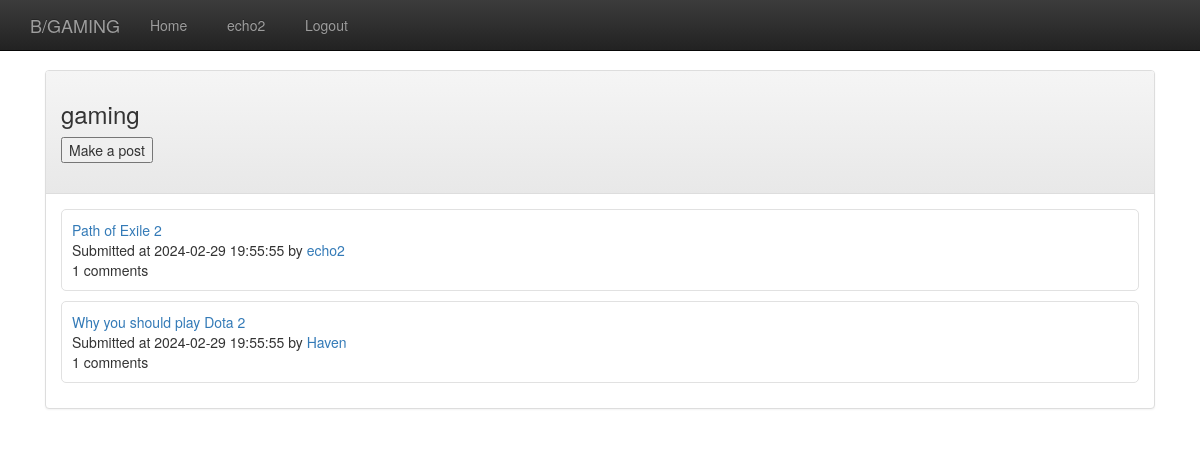
Screenshot of /index.php?pageID=b/gaming (signed in) with the database file from the repository.
### tables this page shows
CREATE TABLE IF NOT EXISTS `user` (
  `Id` int(10) unsigned NOT NULL AUTO_INCREMENT,
  `Username` varchar(45) NOT NULL,
  `Email` varchar(45) NOT NULL,
  `Password` varchar(45) NOT NULL,
  `TimeCreated` datetime NOT NULL DEFAULT current_timestamp(),
  PRIMARY KEY (`Id`),
  UNIQUE KEY `Username_UNIQUE` (`Username`)
);

CREATE TABLE IF NOT EXISTS `board` (
  `Id` int(11) unsigned NOT NULL AUTO_INCREMENT,
  `Name` varchar(45) NOT NULL,
  `Founder` int(10) unsigned NOT NULL,
  `TimeCreated` datetime NOT NULL DEFAULT current_timestamp(),
  `Rules` text DEFAULT NULL,
  PRIMARY KEY (`Id`),
  UNIQUE KEY `unique_name` (`Name`),
  KEY `board_user_FK` (`Founder`),
  CONSTRAINT `board_user_FK` FOREIGN KEY (`Founder`) REFERENCES `user` (`Id`)
);

### models/panelContent/member/MemberBoard.php (called while the page is built, shortened)
<?php
class MemberBoard extends PanelModel
{
    function __construct($user, $db, $postArray, $pageTitle, $pageHead, $pageID)
    {
        parent::__construct($user, $db, $postArray, $pageTitle, $pageHead, $pageID);
    }
    public function setPanelHead_1()
    {
        $board_name = explode('/', $this->pageID)[1];
        $bt = new BoardTable($this->db);
        $board_id = $bt->get_id_by_name($board_name);
        $board = $bt->get_by_id($board_id);
        $this->panelHead_1 = htmlGen\board\header($board,$this->user);
    }
    public function setPanelContent_1()
    {
        $board_name = explode('/', $this->pageID)[1];
        $bt = new BoardTable($this->db);
        $pt = new PostTable($this->db);
        $board_id = $bt->get_id_by_name($board_name);
        $posts = $pt->get_by_board($board_id);
        if ($posts) $this->panelContent_1 = htmlGen\board\post_list($posts,$this->user);
    }
}

### classlib/baseClasses/PanelModel.php (called while the page is built, shortened)
<?php
abstract class PanelModel implements PanelModelInterface {
    function __construct($user,$db,$postArray,$pageTitle,$pageHead,$pageID) {
        $this->setPanelHead_1();
        $this->setPanelContent_1();
    }
}

### classlib/baseClasses/Controller.php (called while the page is built, shortened)
<?php
abstract class Controller implements ControllerInterface{
    public function run() {
        $this->updateView();
    }
}

### classlib/system/Board.php (called while the page is built, shortened)
<?php
class Board {
    private $name;
    public function name() { return $this->name; }
    public function __construct($row) {
        $this->name = $row['name'];
    }
}

### classlib/baseClasses/TableEntity.php (called while the page is built, shortened)
<?php
class TableEntity {
    function __construct ($databaseConnection,$tableName){
        $this->db=$databaseConnection;
    }
}

### classlib/entities/BoardTable.php (called while the page is built, shortened)
<?php
class BoardTable extends TableEntity {
    public function get_by_id($board_id) {
        $this->SQL = "
            SELECT
                b.Id as 'id',
                b.Name as 'name',
                u.Id as 'founder_id',
                u.Username as 'founder_name',
                b.TimeCreated as 'time_created',
                b.Rules as 'rules'
            FROM
                board b
                INNER JOIN
                user u ON b.Founder = u.Id
            WHERE b.Id = $board_id
        ";
        try { $rs = $this->db->query($this->SQL); }
        catch (mysqli_sql_exception $e) {
            $this->MySQLiErrorNr=$e->getCode();
            $this->MySQLiErrorMsg=$e->getMessage();
            return false;
        }
        if ($rs) {
            return new Board($rs->fetch_assoc());
        }
        else return false;
    }
    public function get_id_by_name($board_name) {
        $this->SQL = "
            SELECT b.Id
            FROM board b
            WHERE b.Name='$board_name'
        ";
        try { $rs = $this->db->query($this->SQL); }
        catch (mysqli_sql_exception $e) {
            $this->MySQLiErrorNr=$e->getCode();
            $this->MySQLiErrorMsg=$e->getMessage();
            return false;
        }
        if ($row = $rs->fetch_assoc()) {
            return $row['Id'];
        }
        else return false;
    }
}

### classlib/system/User.php (called while the page is built, shortened)
<?php
class User {
    protected $session;
    protected $username;
    public function username() { return $this->username; }
    public function is_logged_in() { return $this->session->is_logged_in(); }
    function __construct($session, $database, $encrypt_pw) {
        $this->session = $session;
        $this->username = $session->user_username();
    }
}

### classlib/system/Session.php (called while the page is built, shortened)
<?php
class Session {
    private $is_logged_in;
    public function is_logged_in() { return $this->is_logged_in; }
    private $user_username;
    public function user_username() { return $this->user_username; }
    public function __construct(){
        if (isset($_SESSION['is_logged_in'])) {
            $this->is_logged_in = $_SESSION['is_logged_in'];
        }
        else {
            $_SESSION['is_logged_in'] = FALSE;
            $this->is_logged_in = FALSE;
            $this->login_timestamp = null;
            $_SESSION['login_timestamp'] = $this->login_timestamp;
        }
        if (isset($_SESSION['user_username'])) {
            $this->user_username = $_SESSION['user_username'];
        }
        else {
            $_SESSION['user_username'] = NULL;
            $this->user_username = NULL;
        }
    }
}

### classlib/entities/PostTable.php (called while the page is built, shortened)
<?php
class PostTable extends TableEntity {
    public function get_by_board($board_id) {
        $this->SQL = "
            SELECT
                p.Id as 'id',
                b.Id as 'board_id',
                b.Name as 'board_name',
                u.Id as 'author_id',
                u.Username as 'author_name',
                p.TimeCreated as 'time_created',
                p.Title as 'title',
                p.Content as 'content',
                p.Pinned as 'pinned',
                c.CommentCount AS 'comment_count'
            FROM
                visible_post p
                INNER JOIN
                user u ON p.Author = u.Id
                INNER JOIN
                board b ON p.Board = b.Id
                LEFT JOIN (
                    SELECT `Post`, COUNT(Id) AS `CommentCount`
                    FROM submission
                    WHERE `Type` = 1
                    GROUP BY post
                ) c ON p.Id = c.Post
            WHERE b.Id = $board_id
            ORDER BY p.TimeCreated DESC
        ";
        try { $rs = $this->db->query($this->SQL); }
        catch (mysqli_sql_exception $e) {
            $this->MySQLiErrorNr=$e->getCode();
            $this->MySQLiErrorMsg=$e->getMessage();
            echo $this->MySQLiErrorNr;
            echo $this->MySQLiErrorMsg;
            return false;
        }
        if ($rs) {
            $posts = [];
            while($row = $rs->fetch_assoc()) {
                $posts[] = new Post($row);
            }
            return $posts;
        }
        else return false;
    }
}

### classlib/helperClasses/htmlGenBoard.php (the view, shortened to what this page needs)
<?php
function header($board, $requesting_user) {
    $o = '<div class="board-header">';
    $o.= '<h3>'.$board->name().'</h3>';
    if ($requesting_user->is_logged_in()) {
        $o .= '<button onclick="toggleDisplay(\'create-post\')" type="button">Make a post</button>';
        $o .= '<br><br>';
        $o .= create_post_form($board);
    }
    $o.= '';
    $o.= '</div>';
    return $o;
}
function create_post_form($board) {
    $output = '
    <form method="post" action="index.php?pageID=' . $_GET['pageID'] . '" class="hidden" id="create-post">
        <div class="form-group">
        <label for="post-title-input">Title:</label>
        <input type="text" name="title" id="post-title-input" class="form-control">
        <label for="post-content-input">Content:</label>
        <textarea name="content" cols="40" rows="5" id="post-content-input" class="form-control"></textarea>
        <input type="hidden" name="board-id" value="'.$board->id().'">
        </div>
        <button type="submit" name="btn-submit-post">Post</button>
        <button type="button" id="btn-cancel-post" onclick="toggleDisplay(\'create-post\')">Cancel</button>
    </form>';
    return $output;
}
function post_list($posts, $requesting_user) {
    $o = '<ul class="post-list">';
    foreach ($posts as $p) {
        $o.= '<li class="post-card-container">';
        $o.= \htmlGen\post\card($p);
        $o.= '</li>';
    }
    $o.= '</ul>';
    $o.= '';
    return $o;
}

### models/navigationBarContent/NavigationMember.php (shortened to what this page needs)
<?php
class NavigationMember implements NavigationInterface {
    protected $pageID;
    protected $user;
    function __construct($user,$pageID) {
        $this->user=$user;
        $this->pageID=$pageID;
        $this->setmenuNav();
    }
    public function setmenuNav() {
        $this->menuNav='';
        switch ($this->pageID) {
            default:
                $this->menuNav.='<li><a href="'.$_SERVER['PHP_SELF'].'?pageID=home">Home</a></li>';
                $this->menuNav .= '<li><a href="' . $_SERVER['PHP_SELF'] . '?pageID=user/'.$this->user->username().'">'.$this->user->username().'</a></li>';
                $this->menuNav .= '<li><a href="' . $_SERVER['PHP_SELF'] . '?pageID=logout">Logout</a></li>';
                break;
        }
    }
}

### CSS/Comment.css (style rules this page uses)
.nav li { float: left; padding-right: 0.7em; }

### CSS/Post.css (style rules this page uses)
.post-list { list-style-type: none; margin: 0; padding: 0; }
.post-card-container { border: 1px solid #e1e1e1; border-radius: 5px; margin: 0 0 10px 0; padding: 10px; }

### views/view_navbar_1_panel.php (style rules this page uses)
body { padding-top: 70px; }

### rows the page displays
user: Username "echo2"
board: Name "gaming", value "Path of Exile 2 Submitted at 2024-02-29 19:55:55 by echo2 1 comments", value "Why you should play Dota 2 Submitted at 2024-02-29 19:55:55 by Haven 1 comments"

### other values shown
$pageHeading "B/GAMING"
